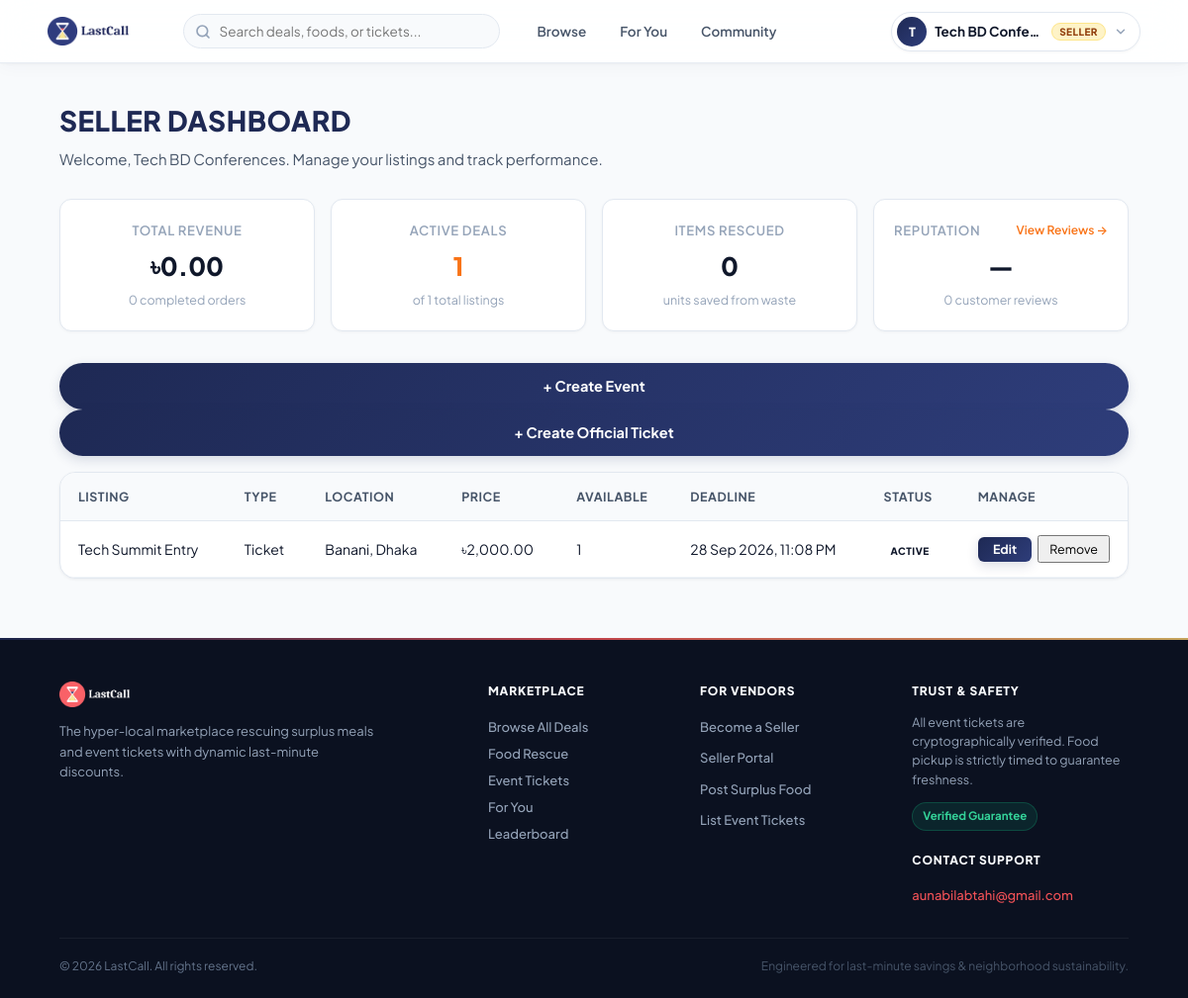
/seller/dashboard.php (signed in), run on the app's committed database.
### tables this page shows
CREATE TABLE listings (
    listing_id INT UNSIGNED AUTO_INCREMENT PRIMARY KEY,
    seller_id INT UNSIGNED NOT NULL,
    location_id INT UNSIGNED NOT NULL,

    listing_type ENUM('food', 'ticket') NOT NULL,
    title VARCHAR(200) NOT NULL,
    description TEXT NULL,
    image_url VARCHAR(255) NULL,

    original_price DECIMAL(10,2) NOT NULL,
    pickup_or_event_deadline DATETIME NOT NULL,

    listing_status ENUM(
        'draft',
        'active',
        'sold_out',
        'expired',
        'removed'
    ) NOT NULL DEFAULT 'draft',

    created_at TIMESTAMP DEFAULT CURRENT_TIMESTAMP,
    updated_at TIMESTAMP DEFAULT CURRENT_TIMESTAMP ON UPDATE CURRENT_TIMESTAMP,

    CONSTRAINT fk_listing_seller
        FOREIGN KEY (seller_id) REFERENCES users(user_id)
        ON DELETE RESTRICT,

    CONSTRAINT fk_listing_location
        FOREIGN KEY (location_id) REFERENCES locations(location_id)
        ON DELETE RESTRICT,

    INDEX idx_listing_search (
        listing_type,
        listing_status,
        pickup_or_event_deadline
    ),

    INDEX idx_listing_seller (seller_id)
);

CREATE TABLE locations (
    location_id INT UNSIGNED AUTO_INCREMENT PRIMARY KEY,
    city VARCHAR(100) NOT NULL,
    area VARCHAR(100) NOT NULL,
    address_line VARCHAR(255) NULL,
    created_at TIMESTAMP DEFAULT CURRENT_TIMESTAMP,

    INDEX idx_location_city_area (city, area)
);

### includes/auth.php (called while the page is built, shortened)
<?php
function currentUserName(): string {
    return $_SESSION["full_name"] ?? "";
}

### seller/dashboard.php (the view, shortened to what this page needs)
<?php
require_once __DIR__ . "/../config/database.php";
require_once __DIR__ . "/../includes/auth.php";
$sellerId = $_SESSION["user_id"];
$sellerTypeQuery = $pdo->prepare("
    SELECT seller_type
    FROM seller_profiles
    WHERE user_id = ?
    LIMIT 1
");
$sellerTypeQuery->execute([$sellerId]);
$sellerType = $sellerTypeQuery->fetchColumn();
$listingsQuery = $pdo->prepare("
    SELECT
        l.listing_id,
        l.title,
        l.listing_type,
        l.original_price,
        l.pickup_or_event_deadline,
        l.listing_status,
        f.quantity_available,
        loc.city,
        loc.area
    FROM listings l
    LEFT JOIN food_listing_details f ON l.listing_id = f.listing_id
    JOIN locations loc ON l.location_id = loc.location_id
    WHERE l.seller_id = ?
    ORDER BY l.created_at DESC
");
$listingsQuery->execute([$sellerId]);
$listings = $listingsQuery->fetchAll(PDO::FETCH_ASSOC);
$analyticsQuery = $pdo->prepare("SELECT * FROM view_seller_analytics WHERE seller_id = ? LIMIT 1");
$analyticsQuery->execute([$sellerId]);
$analytics = $analyticsQuery->fetch(PDO::FETCH_ASSOC) ?: [
    "total_revenue" => 0.00,
    "completed_orders" => 0,
    "total_listings" => 0,
    "active_listings" => 0,
    "total_items_sold" => 0,
    "average_rating" => 0.0,
    "review_count" => 0
];
require_once __DIR__ . "/../includes/header.php";
?>
<main class="admin-container">
    <div class="section-heading">
        <h2>Seller Dashboard</h2>
        <p>Welcome, <?= e(currentUserName()) ?>. Manage your listings and track performance.</p>
    </div>
    <div class="kpi-grid" style="display: grid; grid-template-columns: repeat(auto-fit, minmax(220px, 1fr)); gap: 1rem; margin-bottom: 2rem;">
        <div class="kpi-card" style="background: var(--bg-card, #ffffff); border: 1px solid var(--border-color, #e2e8f0); border-radius: 12px; padding: 1.25rem; box-shadow: 0 1px 3px rgba(0,0,0,0.04);">
            <div style="font-size: 0.82rem; color: var(--text-muted, #64748b); font-weight: 600; text-transform: uppercase; letter-spacing: 0.05em; margin-bottom: 0.4rem;">Total Revenue</div>
            <div style="font-size: 1.6rem; font-weight: 800; color: var(--text-color, #0f172a);">৳<?= number_format((float)$analytics['total_revenue'], 2) ?></div>
            <div style="font-size: 0.78rem; color: var(--text-muted, #64748b); margin-top: 0.25rem;"><?= (int)$analytics['completed_orders'] ?> completed orders</div>
        </div>
        <div class="kpi-card" style="background: var(--bg-card, #ffffff); border: 1px solid var(--border-color, #e2e8f0); border-radius: 12px; padding: 1.25rem; box-shadow: 0 1px 3px rgba(0,0,0,0.04);">
            <div style="font-size: 0.82rem; color: var(--text-muted, #64748b); font-weight: 600; text-transform: uppercase; letter-spacing: 0.05em; margin-bottom: 0.4rem;">Active Deals</div>
            <div style="font-size: 1.6rem; font-weight: 800; color: var(--primary, #f97316);"><?= (int)$analytics['active_listings'] ?></div>
            <div style="font-size: 0.78rem; color: var(--text-muted, #64748b); margin-top: 0.25rem;">of <?= (int)$analytics['total_listings'] ?> total listings</div>
        </div>
        <div class="kpi-card" style="background: var(--bg-card, #ffffff); border: 1px solid var(--border-color, #e2e8f0); border-radius: 12px; padding: 1.25rem; box-shadow: 0 1px 3px rgba(0,0,0,0.04);">
            <div style="font-size: 0.82rem; color: var(--text-muted, #64748b); font-weight: 600; text-transform: uppercase; letter-spacing: 0.05em; margin-bottom: 0.4rem;">Items Rescued</div>
            <div style="font-size: 1.6rem; font-weight: 800; color: var(--text-color, #0f172a);"><?= (int)$analytics['total_items_sold'] ?></div>
            <div style="font-size: 0.78rem; color: var(--text-muted, #64748b); margin-top: 0.25rem;">units saved from waste</div>
        </div>
        <div class="kpi-card" style="background: var(--bg-card, #ffffff); border: 1px solid var(--border-color, #e2e8f0); border-radius: 12px; padding: 1.25rem; box-shadow: 0 1px 3px rgba(0,0,0,0.04);">
            <div style="display: flex; justify-content: space-between; align-items: center; margin-bottom: 0.4rem;">
                <div style="font-size: 0.82rem; color: var(--text-muted, #64748b); font-weight: 600; text-transform: uppercase; letter-spacing: 0.05em;">Reputation</div>
                <a href="reviews.php" style="font-size: 0.75rem; color: var(--primary, #f97316); font-weight: 600; text-decoration: none;">View Reviews &rarr;</a>
            </div>
            <div style="font-size: 1.6rem; font-weight: 800; color: var(--text-color, #0f172a);">
                <?= (float)$analytics['average_rating'] > 0 ? number_format((float)$analytics['average_rating'], 1) : "—" ?>
            </div>
            <div style="font-size: 0.78rem; color: var(--text-muted, #64748b); margin-top: 0.25rem;">
                <?= (int)$analytics['review_count'] ?> customer <?= (int)$analytics['review_count'] === 1 ? 'review' : 'reviews' ?>
            </div>
        </div>
    </div>
    <?php if ($sellerType === "food_business"): ?>
        <a href="create_food_listing.php" class="dashboard-button">
            + Create Food Listing
        </a>
    <?php elseif ($sellerType === "individual_ticket_seller"): ?>
        <a href="create_ticket_listing.php" class="dashboard-button">
            + Create Ticket Listing
        </a>
    <?php elseif ($sellerType === "event_organizer"): ?>
        <a href="create_event.php" class="dashboard-button">
            + Create Event
        </a>
        <a href="create_event_ticket.php" class="dashboard-button">
            + Create Official Ticket
        </a>
    <?php endif; ?>
    <div class="table-wrapper dashboard-table">
        <?php if (count($listings) > 0): ?>
            <table class="admin-table">
                <thead>
                    <tr>
                        <th>Listing</th>
                        <th>Type</th>
                        <th>Location</th>
                        <th>Price</th>
                        <th>Available</th>
                        <th>Deadline</th>
                        <th>Status</th>
                        <th>Manage</th>
                    </tr>
                </thead>
                <tbody>
                    <?php foreach ($listings as $listing): ?>
                        <tr>
                            <td><?= e($listing["title"]) ?></td>
                            <td><?= e(ucfirst($listing["listing_type"])) ?></td>
                            <td>
                                <?= e($listing["area"]) ?>,
                                <?= e($listing["city"]) ?>
                            </td>
                            <td>
                                ৳<?= number_format(
                                    (float) $listing["original_price"],
                                    2
                                ) ?>
                            </td>
                            <td>
                                <?= $listing["listing_type"] === "food"
                                    ? (int) $listing["quantity_available"]
                                    : "1" ?>
                            </td>
                            <td>
                                <?= date(
                                    "d M Y, h:i A",
                                    strtotime($listing["pickup_or_event_deadline"])
                                ) ?>
                            </td>
                            <td>
                                <span class="user-badge <?= e($listing["listing_status"]) ?>">
                                    <?= e(ucfirst($listing["listing_status"])) ?>
                                </span>
                            </td>
                            <td>
                                <?php if (in_array($listing["listing_status"], ["draft", "active", "expired"], true)): ?>
                                    <div style="display:flex; gap:6px; align-items:center;">
                                        <a href="manage_listing.php?id=<?= (int) $listing["listing_id"] ?>" class="dashboard-button" style="padding: 4px 10px; font-size: 0.78rem; text-decoration: none; border-radius: 6px; line-height: 1.4;">
                                            Edit
                                        </a>
                                        <form method="post" action="manage_listing.php" onsubmit="return confirm('Remove this listing from the marketplace?');" style="margin:0;">
                                            <button type="submit" class="reject-button" style="padding: 4px 10px; font-size: 0.78rem;">Remove</button>
                                        </form>
                                    </div>
                                <?php else: ?>—<?php endif; ?>
                            </td>
                        </tr>
                    <?php endforeach; ?>
                </tbody>
            </table>
        <?php else: ?>
            <p class="empty-message">
                You have not created any listings yet.
            </p>
        <?php endif; ?>
    </div>
</main>
<?php require_once __DIR__ . "/../includes/footer.php"; ?>

### assets/css/style.css (style rules this page uses)
:root { --brand-navy: #1e2954; --brand-navy-dark: #121833; --brand-navy-light: #2c3c78; --brand-navy-tint: #eef2fb; --brand-coral: #f05156; --brand-coral-hover: #dc3c41; --brand-coral-tint: #fef2f2; --brand-coral-border: #fecaca; --brand-gold: #f59e0b; --brand-gold-warm: #f4c96b; --brand-gold-tint: #fffbeb; --brand-gold-border: #fde68a; --brand-emerald: #10b981; --brand-emerald-dark: #059669; --brand-emerald-tint: #ecfdf5; --brand-emerald-border: #a7f3d0; --surface-bg: #f8fafc; --surface-card: #ffffff; --surface-muted: #f1f5f9; --surface-card-hover: #ffffff; --border-subtle: #e2e8f0; --border-medium: #cbd5e1; --border-focus: #1e2954; --text-primary: #0f172a; --text-secondary: #475569; --text-muted: #94a3b8; --text-light: #f8fafc; --font-sans: 'Plus Jakarta Sans', system-ui, -apple-system, BlinkMacSystemFont, 'Segoe UI', Roboto, sans-serif; --font-serif: 'Playfair Display', Georgia, serif; --radius-sm: 6px; --radius-md: 10px; --radius-lg: 16px; --radius-xl: 24px; --radius-full: 9999px; --shadow-sm: 0 1px 3px rgba(15, 23, 42, 0.06); --shadow-md: 0 4px 12px -2px rgba(15, 23, 42, 0.08), 0 2px 6px -2px rgba(15, 23, 42, 0.04); --shadow-lg: 0 12px 24px -4px rgba(30, 41, 84, 0.08), 0 4px 8px -4px rgba(30, 41, 84, 0.04); --shadow-xl: 0 20px 32px -6px rgba(30, 41, 84, 0.12), 0 8px 16px -6px rgba(30, 41, 84, 0.06); --shadow-card-hover: 0 20px 35px -8px rgba(30, 41, 84, 0.14), 0 10px 18px -6px rgba(30, 41, 84, 0.08); --transition-fast: 0.15s ease; --transition-smooth: 0.25s cubic-bezier(0.4, 0, 0.2, 1); }
* { box-sizing: border-box; margin: 0; padding: 0; }
html { scroll-behavior: smooth; }
body { font-family: var(--font-sans); background: var(--surface-bg); color: var(--text-primary); line-height: 1.6; -webkit-font-smoothing: antialiased; -moz-osx-font-smoothing: grayscale; min-height: 100vh; display: flex; flex-direction: column; }
a { text-decoration: none; color: inherit; transition: var(--transition-fast); }
button, input, select, textarea { font-family: inherit; }
.user-badge { font-size: 10px; font-weight: 800; text-transform: uppercase; letter-spacing: 0.5px; padding: 2px 7px; border-radius: var(--radius-full); }
.container, .admin-container { width: min(1280px, 90%); margin: 36px auto 60px; flex: 1; }
.section-heading { margin-bottom: 28px; }
.section-heading h2 { font-size: 28px; font-weight: 800; color: var(--brand-navy); letter-spacing: 0.5px; text-transform: uppercase; display: flex; align-items: center; gap: 12px; }
.section-heading p { color: var(--text-secondary); font-size: 15px; margin-top: 4px; }
.primary-button, .dashboard-button { display: inline-flex; align-items: center; justify-content: center; padding: 12px 24px; background: linear-gradient(135deg, var(--brand-navy) 0%, #2e3d7a 100%); color: white; border: none; border-radius: var(--radius-full); font-size: 14.5px; font-weight: 700; cursor: pointer; transition: all 0.25s cubic-bezier(0.16, 1, 0.3, 1); text-align: center; width: 100%; box-shadow: 0 4px 12px rgba(30, 41, 84, 0.15); }
.table-wrapper { background: white; border: 1px solid var(--border-subtle); border-radius: var(--radius-lg); box-shadow: var(--shadow-sm); overflow-x: auto; -webkit-overflow-scrolling: touch; margin-top: 16px; max-width: 100%; }
.admin-table, .dashboard-table { width: 100%; min-width: 620px; border-collapse: collapse; text-align: left; font-size: 14px; }
.admin-table th, .dashboard-table th { background: #f8fafc; color: var(--text-secondary); font-weight: 700; padding: 14px 18px; border-bottom: 1px solid var(--border-subtle); font-size: 12.5px; text-transform: uppercase; letter-spacing: 0.5px; }
.admin-table td, .dashboard-table td { padding: 14px 18px; border-bottom: 1px solid #f1f5f9; color: var(--text-primary); }
.kpi-grid { display: grid; grid-template-columns: repeat(auto-fit, minmax(220px, 1fr)); gap: 20px; margin-bottom: 32px; }
.kpi-card { background: white; border: 1px solid var(--border-subtle); border-radius: var(--radius-lg); padding: 24px; text-align: center; box-shadow: var(--shadow-sm); transition: var(--transition-smooth); }

### data on the page
listings: title "Tech Summit Entry", listing_type "Ticket", location.area "Banani", location.city "Dhaka", original_price "2,000.00", shows "1", pickup_or_event_deadline "28 Sep 2026, 11:08 PM", listing_status "ACTIVE"

### other printed values
mb_strtoupper(mb_substr($_userName, 0, 1)) "T"
$_userName "Tech BD Confe…"
$_role "SELLER"
currentUserName() "Tech BD Conferences"
$analytics['total_revenue'] "0.00"
$analytics['completed_orders'] "0"
$analytics['active_listings'] "1"
$analytics['total_listings'] "1"
$analytics['total_items_sold'] "0"
$analytics['review_count'] "0"
